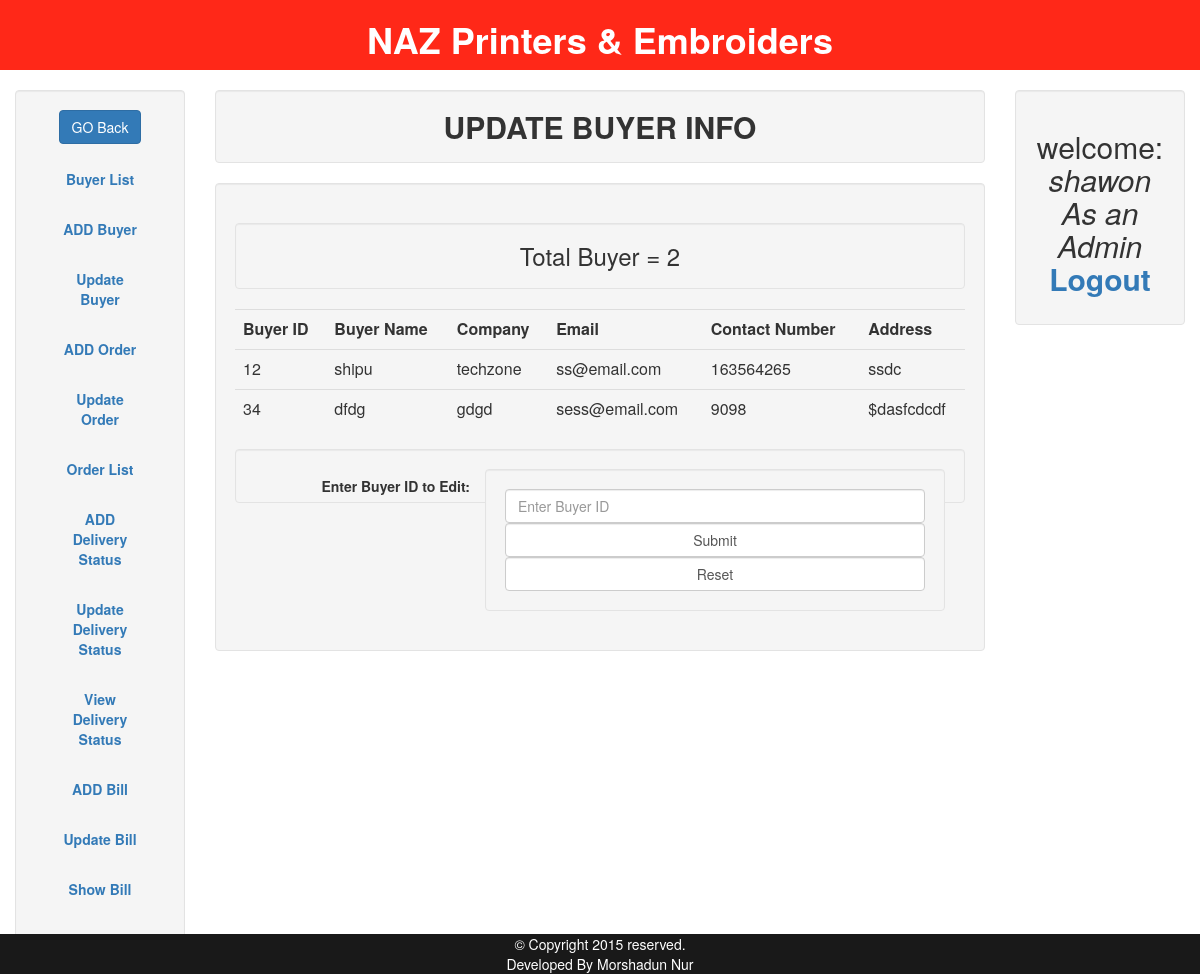
The page /admin/update-buyer.php (signed in) on the database its author committed.
### tables this page shows
CREATE TABLE IF NOT EXISTS `buyer` (
`buyer_id` int(100) NOT NULL,
  `buyer_name` varchar(64) NOT NULL,
  `company` varchar(100) NOT NULL,
  `email` varchar(60) NOT NULL,
  `phone` int(16) NOT NULL,
  `address` text NOT NULL
);

CREATE TABLE IF NOT EXISTS `user` (
`id` int(10) NOT NULL,
  `username` varchar(32) DEFAULT NULL,
  `password` varchar(64) DEFAULT NULL,
  `type` varchar(10) DEFAULT NULL
);

### session.php (called while the page is built, shortened)
<?php
$conn = mysql_connect("localhost", "root", "");
$user_check=$_SESSION['login_user'];
$type_check=$_SESSION['user_type'];
$ses_sql=mysql_query("select * from user where username='$user_check' AND type='$type_check'", $conn);
$row = mysql_fetch_assoc($ses_sql);
$login_session =$row ['username'];
$login_type =$row ['type'];
?>

### admin/update-buyer.php (the view, shortened to what this page needs)
<?php
require '../session.php';
    include '../includes/header.php';
?>
<div class="container-fluid text-center">
    <div class="row content">
        <div class="col-sm-2 sidenav">
            <aside class="well">
                        <a href="admin.php"> <button  class="btn btn-primary btn-md" type="button">GO Back</button></a>
                <ul>
                    <li><a href="buyer-list.php">Buyer List</a></li> <br>
                    <li><a href="add-buyer.php">ADD Buyer</a></li> <br>
                    <li><a href="update-buyer.php">Update Buyer</a></li> <br>
                    <li><a href="add-order.php">ADD Order</a></li> <br>
                    <li><a href="update-order.php">Update Order</a></li> <br>
                    <li><a href="order-list.php">Order List</a></li> <br>
                    <li><a href="add-del-status.php">ADD Delivery Status</a></li> <br>
                    <li><a href="update-del-status.php">Update Delivery Status</a></li> <br>
                    <li><a href="show-del-status.php">View Delivery Status</a></li> <br>
                    <li><a href="add-bill.php">ADD Bill</a></li> <br>
                    <li><a href="update-bill.php">Update Bill</a></li> <br>
                    <li><a href="bill-list.php">Show Bill</a></li>
                </ul>
            </aside>
        </div>
        <div class="col-sm-8 text-left" id="product_status">
            <h2 class="well text-center"><b>UPDATE BUYER INFO</b></h2>
            <div class="table-responsive well">
            <?php
                $result = mysql_query( "SELECT * FROM buyer" )
                or die("SELECT Error: ".mysql_error());
                $num_rows = mysql_num_rows($result);
                echo "<h3 class='well text-center'>Total Buyer = $num_rows  </h3>" ;
                print '<table class="table table-hover">';
                print "<tr><th>Buyer ID</th><th>Buyer Name</th><th>Company</th><th>Email</th><th>Contact Number</th><th>Address</th></tr>";
                while ($get_info = mysql_fetch_row($result)){
                print "<tr>";
                foreach ($get_info as $field)
                print "<td>$field</td>";
                print "</tr>";
                }
                print "</table>";
            ?>
                      <div class="form-group well">
                  <form class="form-horizontal " role="form" method="POST" action="up-change-buyer.php" enctype="multipart/form-data">
                        <label class="control-label col-sm-4 " for="">Enter Buyer ID to Edit:</label>
                                    <div class="col-sm-8 well">
                                      <input type="text" class="form-control " id="" name="buyer_id" placeholder="Enter Buyer ID">
                                      <input type="submit" class="form-control" value="Submit"><input type="reset" class="form-control">
                                    </div>
                          </form>
                        </div>
            </div>
        </div>
        <div class="col-sm-2 sidenav">
            <div class="well">
                <h2 id="welcome">
                    welcome: <br><i> <?php echo $login_session .' As an '. $login_type; ?></i>
                   <br> <b id="logout"><a href="../logout.php">Logout</a></b>
                </h2>
            </div>
        </div>
    </div>
</div>
<?php include '../includes/footer.php'; ?>

### style.css (style rules this page uses)
body { margin:0; padding:0; height:100%; }
.well { padding: 20px; }
.sidenav { padding-top: 20px; }
aside ul { font-weight: bold; list-style: none; padding: 20px; }
aside li { padding: 5px; }
aside ul li a { text-decoration: none; }
#product_status { padding-bottom:50px; }

### rows shown on the page
buyer: buyer_id "12", buyer_name "shipu", company "techzone", email "ss@email.com", phone "163564265", address "ssdc"
buyer: buyer_id "34", buyer_name "dfdg", company "gdgd", email "sess@email.com", phone "9098", address "$dasfcdcdf"
user: username "shawon", type "Admin"

### other values the page prints
$num_rows "2"
